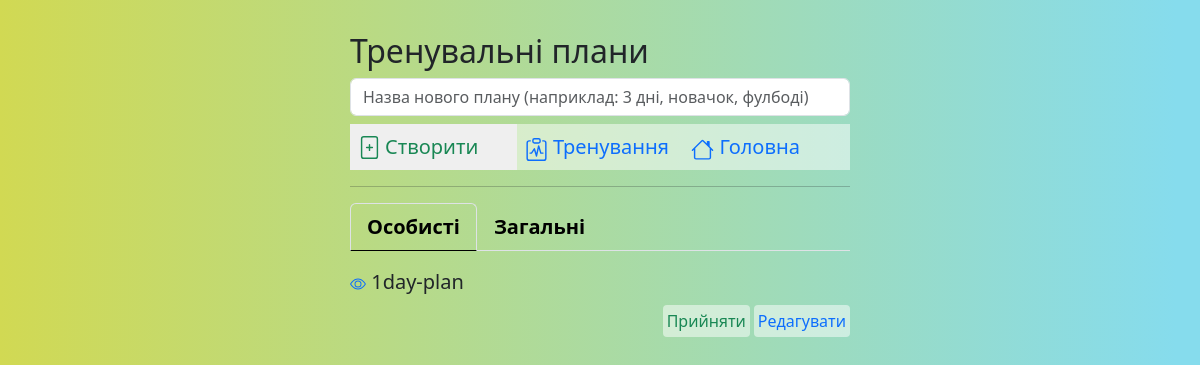
/plans_all (signed in), run on the app's committed database.
### _models.py (models this page shows, shortened)
class User(db.Model, UserMixin):
    __tablename__ = 'users'
    id = db.Column(db.Integer, primary_key=True)
    name = db.Column(db.String(80), nullable=False, unique=True)
    password = db.Column(db.String(80), nullable=False)
    role = db.Column(db.String(80), nullable=False, default='user')
    email = db.Column(db.String(80), unique=True, nullable=False)
    language = db.Column(db.String(20), default='EN')
    preferences = db.Column(db.Text, default=[])
    date_registration = Column(db.DateTime)
    date_last_activity = Column(db.DateTime)
    trainings = relationship('UserTraining', back_populates='user')

class Plan(db.Model):
    __tablename__ = 'plans'
    id = db.Column(db.Integer, primary_key=True)
    name = db.Column(db.String, default='New Plan')
    local_names = db.Column(db.Text)
    owner = db.Column(db.String, default='Admin')
    trainings = relationship('Training', secondary='plan_trainings', back_populates='plans')

### main.py (the view)
@app.route('/plans_all', methods=['POST', 'GET'])
@login_required
def plans_all():
    languages = config.LANGUAGES
    conditions = or_(Plan.owner == current_user.name, Plan.owner == 'admin')
    plans = Plan.query.filter(conditions).all()
    plan_ids = [plan.id for plan in plans]
    plan_trainings = Plan_Trainings.query.filter(Plan_Trainings.plan_id.in_(plan_ids)).all()
    trainings_ids = [plan_training.training_id for plan_training in plan_trainings]
    trains = Training.query.filter(Training.training_id.in_(trainings_ids)).all()
    trainings_in_plan = {}  # {plan: [trains], ...}
    plans_local_names = {} # {plan: local_name}
    for plan in plans:
        plans_local_names[plan] = json.loads(plan.local_names) if plan.local_names is not None else {lang: '' for lang in languages}
        trainings_in_plan[plan] = []
        for plan_train in plan_trainings:
            for train in trains:
                if train.training_id == plan_train.training_id and plan_train.plan_id == plan.id:
                    train_time = 0
                    ex_loc_names_user_lang = []
                    for exercise in train.exercises:
                        te = TrainingExercise.query.filter_by(training_id=train.training_id, exercise_id=exercise.exercise_id).first()
                        train_time += te.sets * exercise.time_per_set
                        ex_loc_names = json.loads(exercise.localized_name)
                        ex_loc_name = ex_loc_names[current_user.language]
                        ex_loc_names_user_lang.append(ex_loc_name)
                    train_local_names = json.loads(train.local_names) if train.local_names is not None else {current_user.language: train.name}
                    train_local_name = train_local_names[current_user.language]
                    trainings_in_plan[plan].append([train_local_name, train_time, ex_loc_names_user_lang])
    return render_template('plans_all.html', trainings_in_plan=trainings_in_plan, plans_local_names=plans_local_names)

### _logic.py (called while the page is built)
def load_localization_dict():
    phrases = Localization.query.all()
    phrases_list = {}
    for phrase in phrases:
        translations_dict = json.loads(phrase.translations)
        phrases_list[phrase.key] = translations_dict
    return phrases_list

### main.py (called while the page is built)
@login_manager.user_loader
def load_user(user_id):
    return User.query.get(int(user_id))

@app.context_processor
def inject_local_dict():
    local_dict = load_localization_dict()
    return {'local_dict': local_dict}

### templates/plans_all.html (shortened to what this page needs)
{% extends 'base.html' %}
{% block body %}
<div class="account-block pt-3">
    <div class="mt-3">
        <h2>
            {{local_dict['Training plans'][current_user.language]}}
        </h2>
    </div>
        <form action="/plan_new/0" method="post">
            <div class=" mb-2">
                <input type="text" name="plan_name" id="plan_name" class="form-control" placeholder="{{local_dict['new plan placeholder'][current_user.language]}}" required>
            </div>
            <div class="mb-2 d-flex">
                <div class="account-item fs-5 flex-grow-1 m-0 p-0 text-truncate">
                    <button type="submit" class="submit-no-border text-success d-flex str-link p-2">
                        {{local_dict['Create'][current_user.language]}}
                    </button>
                </div>
                <div class="account-item fs-5 m-0 p-0 text-truncate">
                     <a href="/new_train" class="str-link link-underline link-underline-opacity-0 p-2">
                         {{local_dict['Workouts'][current_user.language]}}
                     </a>
                </div>
                <div class="account-item fs-5 m-0 p-0 text-truncate">
                     <a href="/" class="str-link link-underline link-underline-opacity-0 p-2">
                         {{local_dict['Main'][current_user.language]}}
                     </a>
                </div>
            </div>
        </form>
        <hr>
        <ul class="nav nav-tabs mb-3 fs-5 fw-semibold" id="pills-tab" role="tablist">
                <li class="nav-item" role="presentation">
                    <button class="nav-link active" id="user_plans_tab" data-bs-toggle="pill" data-bs-target="#user_plans" type="button" role="tab" aria-controls="user_plans" aria-selected="true">
                        {{local_dict['Personal'][current_user.language]}}
                    </button>
                </li>
                <li class="nav-item" role="presentation">
                    <button class="nav-link" id="common_tab_tab" data-bs-toggle="pill" data-bs-target="#common_plans" type="button" role="tab" aria-controls="common_plans" aria-selected="false">
                        {{local_dict['General'][current_user.language]}}
                    </button>
                </li>
        </ul>
        <div class="tab-content" id="tabContent">
            <div class="tab-pane fade show active" id="user_plans" role="tabpanel" aria-labelledby="user_plans_tab" tabindex="0">
                {% for plan, trains in trainings_in_plan.items() %}
                {% if plan.owner == current_user.name %}
                    <div class="row">
                            <div class="fs-5  mb-2 text-truncate">
                                <a class="link-underline link-underline-opacity-0" data-bs-toggle="collapse" href="#collapse_user_plan{{plan.id}}" role="button" aria-expanded="false" aria-controls="collapse_user_plan{{plan.id}}">
                                    <span class="text-dark">{{plan.name}}</span>
                                </a>
                            </div>
                            <div class="d-flex justify-content-end">
                                <div class="mx-1">
                                    <a href="/assign_training/{{plan.id}}" class="btn-personal str-link p-1 rounded-1 link-underline link-underline-opacity-0 text-success">
                                        {{local_dict['Accept'][current_user.language]}}
                                    </a>
                                </div>
                                <div class="mx-0">
                                    {% if plan.owner == current_user.name %}
                                        <a href="/plan_new/{{plan.id}}" class="btn-personal str-link p-1 rounded-1 link-underline link-underline-opacity-0 text-primary">
                                            {{local_dict['Edit'][current_user.language]}}
                                        </a>
                                    {% endif %}
                                </div>
                            </div>
                    </div>
                {% endif %}
                {% endfor %}
            </div>
        </div>
</div>
{% endblock %}

### static/css/main.css (style rules this page uses)
body { background-image: linear-gradient(90deg, rgba(2,0,36,1) 0%, rgba(209,217,83,1) 0%, rgba(134,220,237,1) 98%); background-size: cover; background-repeat: no-repeat; background-attachment: fixed; }
.nav-link.active { background-color: rgba(0, 0, 0, 0.2); }
.str-link { display: inline-block; width: 100%; height: 100%; }
.nav-tabs .nav-item .nav-link { color: black; }
.nav-tabs .nav-item .nav-link.active { background-color: rgba(255,255,240, 0); border-bottom: solid black; border-width: 1px; }
.account-block { position: absolute; top: 0; left: 0; width:100%; max-width: 500px; left: 50%; transform: translateX(-50%); }
.account-item { width: 100%; background-color: rgba(255,255,255, 0.5); margin: 3px; padding: 7px; border: none; }
.btn-personal { background-color: rgba(255,255,255, 0.5); border: none; }
.submit-no-border { border: none; }

### data on the page
User: language "Тренувальні плани", plan_name "Назва нового плану (наприклад: 3 дні, новачок, фулбоді)", language "Створити", language "Тренування", language "Головна", language "Особисті", language "Загальні", language "Прийняти", language "Редагувати"
Plan: name "1day-plan"
